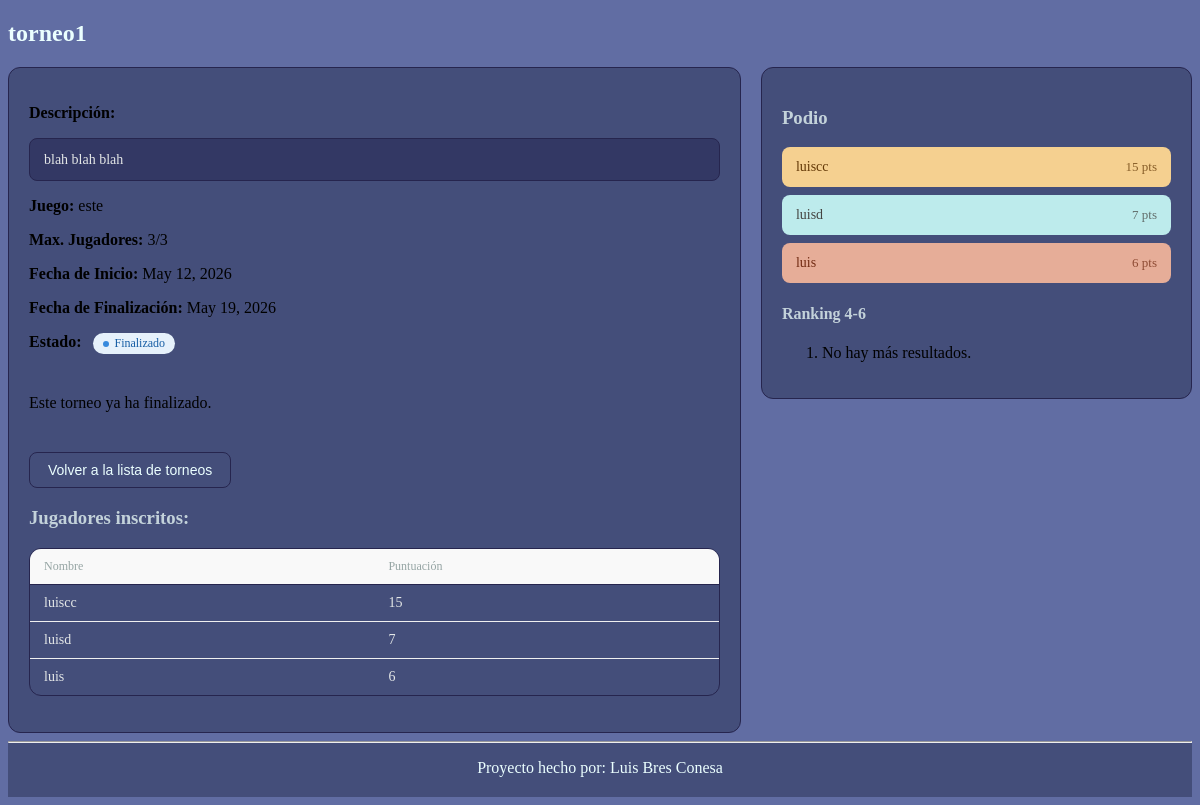
Page /torneos/torneo/2/ (signed in) on the committed database.
### torneos/models.py (models this page shows, shortened)
class Torneo(models.Model):
    nombre = models.CharField(max_length=100)               # Nombre del torneo
    juego = models.CharField(max_length=50)                 # Juego o disciplina del torneo
    descripcion = models.TextField(blank=True)              # Descripción del torneo
    fecha_inicio = models.DateField()                       # Fecha de inicio del torneo
    fecha_fin = models.DateField()                          # Fecha de finalización del torneo
    max_jugadores = models.PositiveIntegerField()           # Número máximo de jugadores permitidos
    jugadores = models.ManyToManyField(Jugador, blank=True) # Jugadores inscritos en el torneo
    activo = models.BooleanField(default=False)             # Indica si el torneo está activo
    def fin_torneo(self):
        ha_terminado = self.fecha_fin < date.today()
        if ha_terminado and self.activo:
            self.activo = False
            self.save()
        return ha_terminado

### usuarios/models.py (models this page shows, shortened)
class Usuario(AbstractUser):
    ROLE_CHOICES = [
        ('jugador', 'Jugador'),
        ('organizador', 'Organizador'),
    ]
    email = models.EmailField(unique=True)                      # Correo electrónico del usuario, debe ser único
    role = models.CharField(max_length=20,
                            choices=ROLE_CHOICES,
                            default='jugador')                  # Rol del usuario, puede ser jugador u organizador. Por defecto es jugador.
    USERNAME_FIELD = 'email'
    REQUIRED_FIELDS = ['username']

### resultados/models.py (models this page shows, shortened)
class Resultado(models.Model):
    jugador = models.ForeignKey(Jugador,
                                on_delete=models.CASCADE,
                                related_name="resultados")  # Jugador al que corresponde el resultado
    torneo = models.ForeignKey(Torneo,
                               on_delete=models.CASCADE,
                               related_name="resultados",
                               null=True,
                               blank=True)  # Torneo en el que el jugador obtuvo esta puntuación
    posicion = models.PositiveIntegerField(default=0)                # Posición del jugador
    puntos = models.PositiveIntegerField(default=0)                  # Puntos obtenidos por el jugador
    class Meta:
        unique_together = ('jugador', 'torneo')  # Un jugador solo puede tener un resultado por torneo

### torneos/views.py (the view)
# urls.py: path('torneo/<int:pk>/', TorneoDetailView.as_view(), name='detalle_torneo'),  # URL para mostrar los detalles de un torneo específico
class TorneoDetailView(LoginRequiredMixin, DetailView):
    model = Torneo
    template_name = 'torneos/torneo_detail.html'
    context_object_name = 'torneo'
    def get_context_data(self, **kwargs):
        context = super().get_context_data(**kwargs)
        torneo = self.get_object()
        resultado = Resultado.objects.filter(torneo=torneo).select_related('jugador').order_by('-puntos')
        resultado_por_jugador = {r.jugador_id: r.puntos for r in resultado}
        inscritos_con_puntos = []
        for jugador in torneo.jugadores.all():
            inscritos_con_puntos.append({
                'username': jugador.username,
                'puntos': resultado_por_jugador.get(jugador.id, 0),
            })
        context['resultados'] = resultado # Obtenemos los resultados del torneo para mostrar en el detalle del torneo
        context['top3'] = resultado[:3]  # Obtenemos los 3 mejores resultados para mostrar en el detalle del torneo
        context['mini_ranking'] = resultado[3:6]  # Obtenemos los siguientes 3 mejores resultados para mostrar en el detalle del torneo
        context['inscritos'] = sorted(inscritos_con_puntos, key=lambda x: x['puntos'], reverse=True)  # Obtenemos los jugadores inscritos en el torneo para mostrar en el detalle del torneo, también ordenamos la lista de inscritos por puntos
        return context

### templates/torneos/torneo_detail.html (shortened to what this page needs)
{% extends "base.html" %}
{% block content %}
<h2 class="titulo">{{torneo.nombre}}</h2>
<div class="grid-2col">
    <div class='col-izquierda'>
        <section>
            <p>
                <strong>Descripción:</strong>
                <div class="panel-descripcion">
                    {{torneo.descripcion}}
                </div>
            </p>
            <p><strong>Juego: </strong>{{torneo.juego}}</p>
            <p>
                <strong>Max. Jugadores: </strong>
                {{torneo.jugadores.count}}/{{torneo.max_jugadores}}&nbsp;&nbsp;
            </p>
            <p><strong>Fecha de Inicio: </strong>{{torneo.fecha_inicio}}</p>
            <p><strong>Fecha de Finalización: </strong>{{torneo.fecha_fin}}</p>
            <p><strong>Estado:&nbsp;&nbsp;</strong>
                {% if torneo.fin_torneo %}
                    <span class="badge badge-finalizado"><span class="badge-dot"></span>Finalizado</span>
                {% elif torneo.activo %}
                    <span class="badge badge-activo"><span class="badge-dot"></span>Activo</span>
                {% else %}
                    <span class="badge badge-inactivo"><span class="badge-dot"></span>Inactivo</span>
                {% endif %}
            </p>
            {% if user.role == 'organizador' %}
                <div class="form-acciones">
                    <button class="btn-secundario" onclick="location.href='{% url 'editar_torneo' torneo.pk %}'">Editar torneo</button>
                    <button class="btn-peligro" onclick="mostrarConfirmacion()">Eliminar torneo</button>
                </div>
                <div id="confirmacion" style="display:none;">
                    <p>¿Estás seguro?</p>
                    <form method="post"
                        action="{% url 'eliminar_torneo' torneo.pk %}">
                        {% csrf_token %}
                        <button type="submit" class="btn-primario">Sí, eliminar</button>
                        <button type="button" class="btn-primario" onclick="ocultarConfirmacion()">Cancelar</button>
                    </form>
                </div>
            {% else %}
                <div class="form-acciones">
                    {% if torneo.fin_torneo %}
                        <p>Este torneo ya ha finalizado.</p>
                    {% elif not torneo.activo %}
                        <p>Este torneo ya no está activo.</p>
                    {% elif user in torneo.jugadores.all %}
                        <p>Ya estás inscrito en este torneo.</p>
                        <button class="btn-peligro" onclick="location.href='{% url 'cancelar_inscripcion' torneo.pk %}'">Cancelar inscripción</button>
                    {% elif torneo.jugadores.count >= torneo.max_jugadores %}
                        <p>Este torneo ya ha alcanzado el número máximo de jugadores.</p>
                    {% else %}
                        <button class="btn-primario" onclick="location.href='{% url 'inscribir_torneo' torneo.pk %}'">Inscribirse al torneo</button>
                    {% endif %}
                </div>
            {% endif %}
            <div class="form-acciones">
                <button class="btn-secundario" onclick="location.href='{% url 'lista_torneos' %}'">Volver a la lista de torneos</button>
            </div>
        </section>
        <section class="lista-inscritos">
            <h3 class="subtitulo">Jugadores inscritos:</h3>
            <div class="tabla-wrapper">
                <table class="tabla">
                    <thead>
                        <tr>
                            <th>Nombre</th>
                            <th>Puntuación</th>
                        </tr>
                    </thead>
                    <tbody>
                        {% for item in inscritos %}
                        <tr>
                            <td>{{ item.username }}</td>
                            <td>{{ item.puntos }}</td>
                        </tr>
                        {% empty %}
                            <tr>
                                <td colspan="2">No hay jugadores inscritos.</td>
                            </tr>
                        {% endfor %}
                    </tbody>
                </table>
            </div>
        </section>
    </div>
    <div class='col-derecha'>
        <section class="podio">
            <h3 class="subtitulo">Podio</h3>
            <ol class='podio-lista'>
                {% for resultado in top3 %}
                    <li class="podio-item podio-{{ forloop.counter }}">
                        <span class="podio-nombre">{{ resultado.jugador.username }}</span>
                        <span class="podio-puntos">{{ resultado.puntos }} pts</span>
                    </li>
                    {% empty %}
                        <li>No hay resultados aún.</li>
                {% endfor %}
            </ol>
        </section>
        <section class="mini-ranking">
            <h4 class="subtitulo">Ranking 4-6</h4>
            <ol>
                {% for resultado in mini_ranking %}
                <li>
                    {{ forloop.counter|add:"3" }}.
                    {{ resultado.jugador.username }}
                    — {{ resultado.puntos }} pts
                </li>
                {% empty %}
                <li>No hay más resultados.</li>
                {% endfor %}
            </ol>
        </section>
    </div>
</div>
{% endblock %}

### templates/base.html (shortened to what this page needs)
{% load static %}
<!DOCTYPE html>
<html lang="es">
    <head>
        <link rel="stylesheet" href="{% static 'css/styles.css' %}">
    </head>
    <body class="base-body">
        <main>
            {% block content %}{% endblock %}
        </main>
        <footer class="base-footer">
            {% block footer %}
            <hr>
            <p>Proyecto hecho por: Luis Bres Conesa</p>
            {% endblock %}
        </footer>
    </body>
</html>

### static/css/styles.css (style rules this page uses)
:root { --color-primary: #2d6cdf; --color-primary-hover: #1f56b3; --color-danger: #da3636; --color-danger-bg: #FCEBEB; --color-danger-text: #d46262; --color-border: #26254e; --color-border-light: #f0f0f0; --color-bg: #333864; --color-tarjeta: #444e7a; --color-text: #e4e7e7; --color-text-muted: #96a5a4; --color-text-subtle: #c3d2da; --color-text-title: #ebffff; --radius-sm: 8px; --radius-md: 12px; --radius-lg: 16px; }
.btn-secundario { padding: 9px 18px; border-radius: var(--radius-sm); border: 1px solid var(--color-border); color: var(--color-text-title); background: transparent; font-size: 14px; cursor: pointer; transition: background 0.15s; }
.base-body { background: #616da3; }
.base-footer { background: var(--color-tarjeta); color: var(--color-text-title); border-top-color: var(--color-border); text-align: center; padding-bottom: 0.25rem; width: auto; }
.panel-descripcion { background: var(--color-bg); border: 1px solid var(--color-border); border-radius: var(--radius-sm); padding: 10px 14px; font-size: 14px; color: var(--color-text); margin-bottom: 1rem; line-height: 1.5; }
.titulo { color: var(--color-text-title); }
.subtitulo { color: var(--color-text-subtle); }
.form-acciones { display: flex; gap: 10px; margin-top: 1.5rem; }
.tabla-wrapper { border: 1px solid var(--color-border); border-radius: var(--radius-md); overflow: hidden; margin-bottom: 1rem; }
.tabla { width: 100%; border-collapse: collapse; font-size: 14px; table-layout: fixed; }
.tabla thead tr { background: #f9f9f9; }
.tabla th { padding: 10px 14px; text-align: left; font-weight: 500; font-size: 12px; color: var(--color-text-muted); border-bottom: 1px solid var(--color-border); white-space: nowrap; }
.tabla td { padding: 10px 14px; border-bottom: 1px solid var(--color-border-light); vertical-align: middle; color: var(--color-text); }
.tabla tbody tr:last-child td { border-bottom: none; }
.badge { display: inline-flex; align-items: center; gap: 5px; padding: 3px 10px; border-radius: 20px; font-size: 12px; font-weight: 500; }
.badge-dot { width: 6px; height: 6px; border-radius: 50%; display: inline-block; }
.badge-finalizado { background: #E6F1FB; color: #185FA5; }
.badge-finalizado .badge-dot { background: #378ADD; }
.podio-lista { list-style: none; padding: 0; display: flex; flex-direction: column; gap: 8px; }
.podio-item { display: flex; justify-content: space-between; align-items: center; padding: 12px 14px; border-radius: var(--radius-sm); font-size: 14px; font-weight: 500; }
.podio-puntos { font-size: 13px; opacity: 0.75; }
.podio-1 { background: #f5d090; color: #633806; }
.podio-2 { background: #bdebec; color: #444441; }
.podio-3 { background: #e6ad98; color: #712B13; }
.grid-2col { display: grid; grid-template-columns: minmax(0, 1.7fr) minmax(0, 1fr); gap: 20px; align-items: start; }
.col-izquierda, .col-derecha { background: var(--color-tarjeta); border: 1px solid var(--color-border); border-radius: var(--radius-md); padding: 1.25rem; }

### rows in the picture
Torneo: nombre "torneo1", descripcion "blah blah blah", juego "este", jugadores.count "3", max_jugadores "3", fecha_inicio "May 12, 2026", fecha_fin "May 19, 2026"
Usuario: username "luiscc"
Usuario: username "luisd"
Usuario: username "luis"
Resultado: jugador.username "luiscc", puntos "15"
Resultado: jugador.username "luisd", puntos "7"
Resultado: jugador.username "luis", puntos "6"

### other values in the picture
{{ item.puntos }} "15" "7" "6"
